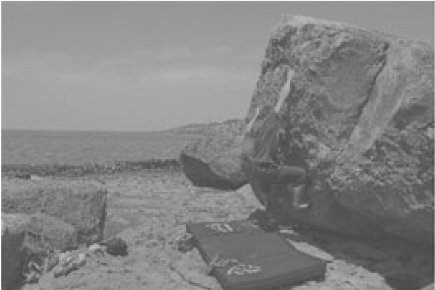
#> input picture histogram_stretching_clipping/img/1.png, 435 x 290 px
$ python histogram.py
#> lines starting #> are read from the running program, lines starting #| are printed output that depends on the picture
import cv2
import numpy as np

# Histogram stretching
stretchPath = './img/1.png'
stretchImg = cv2.imread(stretchPath, cv2.IMREAD_GRAYSCALE)
#> stretchImg is the input picture: shape (290, 435); min 66, max 255, mean 131.8
minValue = np.min(stretchImg)
#> minValue = 66
maxValue = np.max(stretchImg)
#> maxValue = 255

newStretchImg = np.zeros(stretchImg.shape)

stretch = 255 / (maxValue - minValue)
#> stretch = 1.35

for i in range(stretchImg.shape[0]):
    for j in range(stretchImg.shape[1]):
        newStretchImg[i][j] = (stretchImg[i][j] - minValue) * stretch
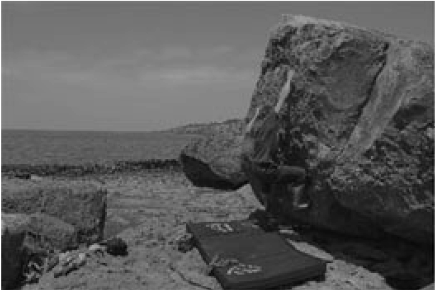
#> newStretchImg: shape (290, 435) float64; min 0, max 255, mean 88.8; drawn with min black and max white

cv2.imwrite('./img/1-out.png', newStretchImg)

# Histogram clipping
clipPath = './img/2.jpg'
clipImg = cv2.imread(clipPath, cv2.IMREAD_GRAYSCALE)
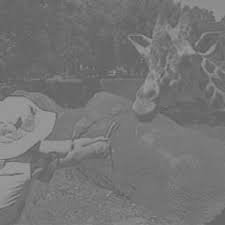
#> input picture histogram_stretching_clipping/img/2.jpg, 225 x 225 px
#> clipImg is the input picture: shape (225, 225); min 88, max 167, mean 116.8
minValue = np.min(clipImg)
#> minValue = 88
maxValue = np.max(clipImg)
#> maxValue = 167
clipArr = np.sort(np.reshape(clipImg, [1, clipImg.shape[0] * clipImg.shape[1]]))

newClipImg = np.zeros(clipImg.shape)

bound = int(0.01 * len(clipArr[0]))
#> bound = 506
clip = 255 / (clipArr[0][-bound] - clipArr[0][bound])
#> clip = 4.9

for i in range(clipImg.shape[0]):
    for j in range(clipImg.shape[1]):
        if clipImg[i][j] >= clipArr[0][-bound]:
            newClipImg[i][j] = 255
            continue
        if clipImg[i][j] <= clipArr[0][bound]:
            newClipImg[i][j] = 0
            continue
        newClipImg[i][j] = (clipImg[i][j] - clipArr[0][bound]) * clip
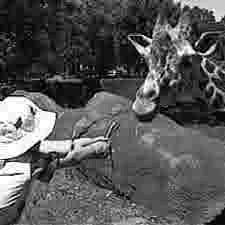
#> newClipImg: shape (225, 225) float64; min 0, max 255, mean 87.2

cv2.imwrite('./img/2-out.jpg', newClipImg)
